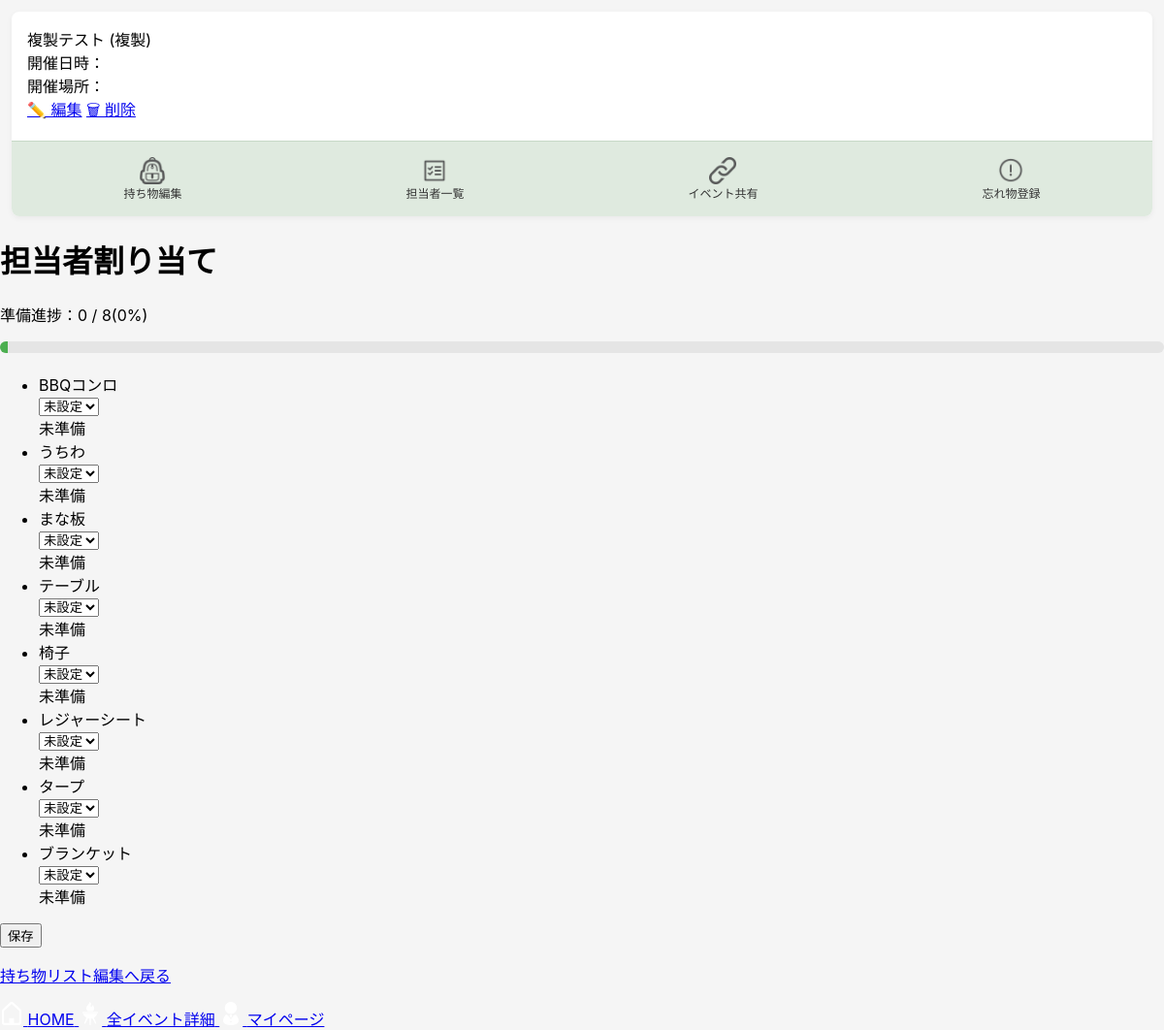
The app's page /events/58/assign/ (signed in) with its own data.
### bbq_app/models.py (models this page shows, shortened)
class Event(models.Model):
    user = models.ForeignKey(settings.AUTH_USER_MODEL, on_delete=models.CASCADE, related_name="events")
    name = models.CharField("イベント名", max_length=30)
    held_at = models.DateTimeField("開催日時", null=True, blank=True)
    location = models.CharField("開催場所", max_length=50, blank=True)
    created_at = models.DateTimeField("作成日時", auto_now_add=True)
    updated_at = models.DateTimeField("更新日時", auto_now=True)

class EventItem(models.Model):
    event = models.ForeignKey(Event, on_delete=models.CASCADE, related_name="event_items")
    bbq_item = models.ForeignKey(BbqItem, on_delete=models.CASCADE, related_name="event_items")
    is_selected = models.BooleanField(default=False)
    assignee = models.ForeignKey(
        "Participant",
        null=True,
        blank=True,
        on_delete=models.SET_NULL,
        related_name="assigned_items"
    )
    is_ready = models.BooleanField(default=False)
    created_at = models.DateTimeField(auto_now_add=True)
    updated_at = models.DateTimeField(auto_now=True)
    class Meta:
        constraints = [
            models.UniqueConstraint(
                fields=["event", "bbq_item"],
                name="unique_event_bbq_item"
            )
        ]

class BbqItem(models.Model):
    class Category(models.IntegerChoices):
        FIRE = 1, "火起こし・調理グッズ"
        PLACE = 2, "会場設営"
        FOOD = 3, "食材・飲み物"
        CONVENIENCE = 4, "便利グッズ"
        OTHER = 5, "その他"
    user = models.ForeignKey(settings.AUTH_USER_MODEL, null=True, blank=True, on_delete=models.CASCADE, related_name="bbq_items")
    name = models.CharField("持ち物名", max_length=50)
    category = models.IntegerField(choices=Category.choices)
    created_at = models.DateTimeField(auto_now_add=True)
    updated_at = models.DateTimeField(auto_now=True)

### bbq_app/views.py (the view, shortened to what this page needs)
# urls.py: path("events/<int:event_id>/assign/", views.item_assign, name="item_assign"),
@login_required
def item_assign(request, event_id):
    event = get_object_or_404(Event, id=event_id, user=request.user)
    participants = Participant.objects.filter(event=event).order_by("id")
    items = (
        EventItem.objects
        .filter(event=event, is_selected=True)
        .select_related("bbq_item", "assignee")
        .order_by("id")
    )
    total_count = items.count()
    ready_count = items.filter(is_ready=True).count()
    progress_percent = int((ready_count / total_count) * 100 ) if total_count else 0
    return render(
        request,
        "bbq_app/item_assign.html",
        {
            "event": event,
            "participants": participants,
            "items": items,
            "total_count": total_count,
            "ready_count": ready_count,
            "progress_percent": progress_percent,
        },
    )

### bbq_app/templates/bbq_app/item_assign.html (shortened to what this page needs)
{% extends "bbq_app/base.html" %}
{% block header %}
  {% include "bbq_app/partials/event_header.html" %}
{% endblock %}
{% block content %}
<h1>担当者割り当て</h1>
<p>準備進捗：{{ ready_count }} / {{ total_count }}({{ progress_percent }}%)</p>
<div class="progress-area">
    <div class="progress-bar">
        <div class="progress-bar__fill" style="width: {{ progress_percent }}%; min-width: 8px;"></div>
    </div>
</div>
<form method="post">
    <ul class="assign-list">
        {% for event_item in items %}
            <li class="assign-list__item">
                <div class="assign-list__name">
                    {{ event_item.bbq_item.name }}
                </div>
                <div class="assign-list__select">
                    <select name="assignee_{{ event_item.id}}">
                        <option value="">未設定</option>
                    </select>
                </div>
                <div class="assign-list__status">
                    {% if event_item.is_ready %}
                        <span>準備完了</span>
                    {% else %}
                        <span>未準備</span>
                    {% endif %}
                </div>
            </li>
        {% empty %}
            <li>必要な持ち物がありません。</li>
        {% endfor %}
    </ul>
    <button type="submit">保存</button>
</form>
<p><a href="{% url 'item_edit' event.id %}">持ち物リスト編集へ戻る</a></p>
{% endblock %}

### bbq_app/templates/bbq_app/partials/event_header.html
{% load static %}
{% if event %}
<div class="event-header">
  <div class="event_header__top">
    <div>
      <div class="event-header__title">{{ event.name }}</div>
      <div class="event-header__meta">
        開催日時：{{ event.held_at|date:"Y年m月d日 H:i" }}<br>
        開催場所：{{ event.location }}
      </div>
    </div>
    <div class="event-header__actions">
      <a href="{% url 'event_edit' event.id %}">✏️ 編集</a>
      <a href="{% url 'event_delete' event.id %}">🗑 削除</a>
    </div>
  </div>
  <div class="event-header__nav">
    <a href="{% url 'item_edit' event.id %}"
       class="{% if request.resolver_match.url_name == 'item_edit' %}active{% endif %}">
      <img src="{% static 'bbq_app/images/item_edit.png' %}" width="28">
      <span>持ち物編集</span>
    </a>
    <a href="{% url 'event_participants' event.id %}"
       class="{% if request.resolver_match.url_name == 'event_participants' %}active{% endif %}">
      <img src="{% static 'bbq_app/images/event_participants.png' %}" width="28">
      <span>担当者一覧</span>
    </a>
    <a href="{% url 'event_share' event.id %}"
       class="{% if request.resolver_match.url_name == 'event_share' %}active{% endif %}">
      <img src="{% static 'bbq_app/images/event_share.png' %}" width="28" alt="共有">
      <span>イベント共有</span>
    </a>
    <a href="#"
       onclick="openForgotModal(); return false;">
      <img src="{% static 'bbq_app/images/forgot_item.png' %}" width="28">
      <span>忘れ物登録</span>
    </a>
  </div>
</div>
{% endif %}

### bbq_app/static/bbq_app/css/style.css (style rules this page uses)
body { margin:0 ; background: #f5f5f5; font-family: -apple-system, BlinkMacSystemFont, "Helvetica Neue", sanserif; }
.event-header__nav { display: flex; justify-content: space-around; background: #dfeadf; padding: 10px 0; border-top: 1px solid #c7d9c7; }
.event-header__nav a { display: flex; flex-direction: column; align-items: center; text-decoration: none; font-size: 12px; color: #333; padding: 6px 10px; border-radius: 6px; transition: 0.2s; }
.event-header { background: white; border-radius: 8px; margin: 12px; overflow: hidden; box-shadow: 0 2px 6px rgba(0,0,0,0.05); }
.event_header__top { padding: 16px; }
.progress-area { margin: 12px 0 20px; }
.progress-bar { width: 100%; height: 12px; background: #e5e5e5; border-radius: 999px; overflow: hidden; }
.progress-bar__fill { height: 100%; background: #4caf50; transition: width 0.3s ease; }

### records on screen
Event: name "複製テスト (複製)"
EventItem: bbq_item.name "BBQコンロ", is_ready "未準備"
EventItem: bbq_item.name "うちわ", is_ready "未準備"
EventItem: bbq_item.name "まな板", is_ready "未準備"
EventItem: bbq_item.name "テーブル", is_ready "未準備"
EventItem: bbq_item.name "椅子", is_ready "未準備"
EventItem: bbq_item.name "レジャーシート", is_ready "未準備"
EventItem: bbq_item.name "タープ", is_ready "未準備"
EventItem: bbq_item.name "ブランケット", is_ready "未準備"

### other values on screen
{{ ready_count }} "0"
{{ total_count }} "8"
{{ progress_percent }} "0"
